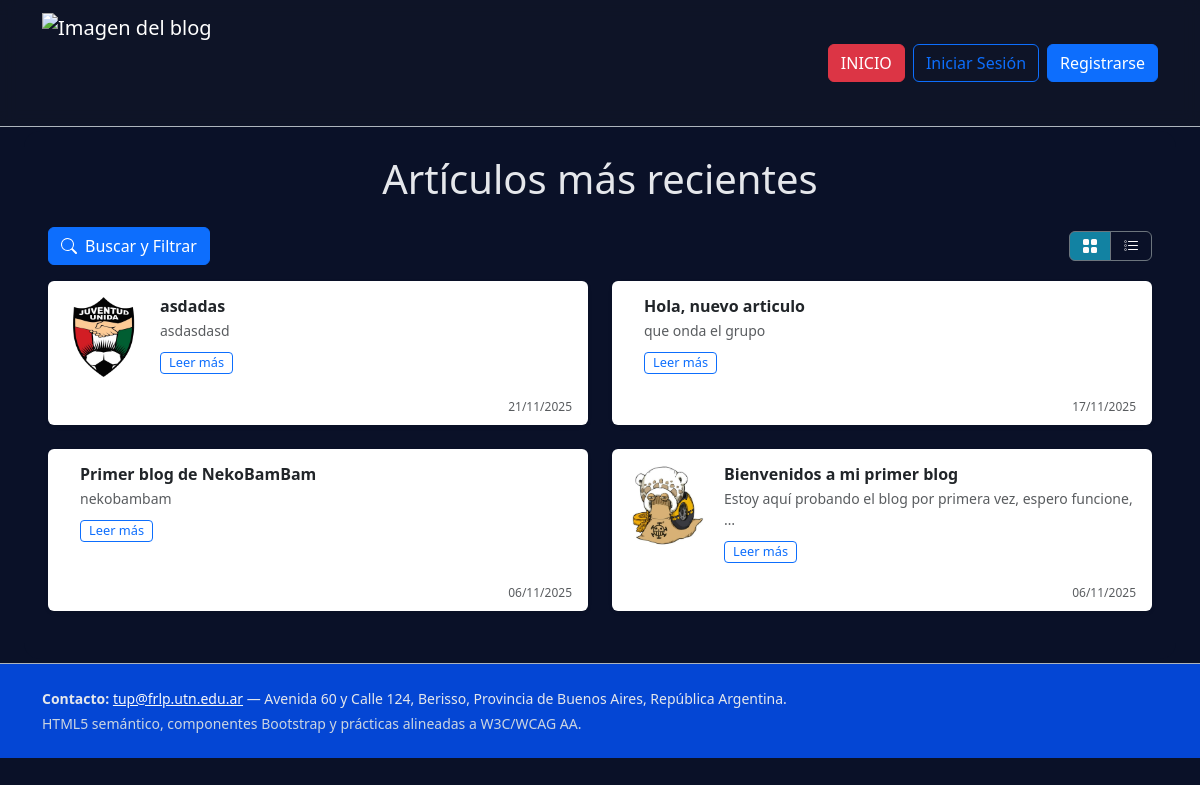
The app's page /, older data.
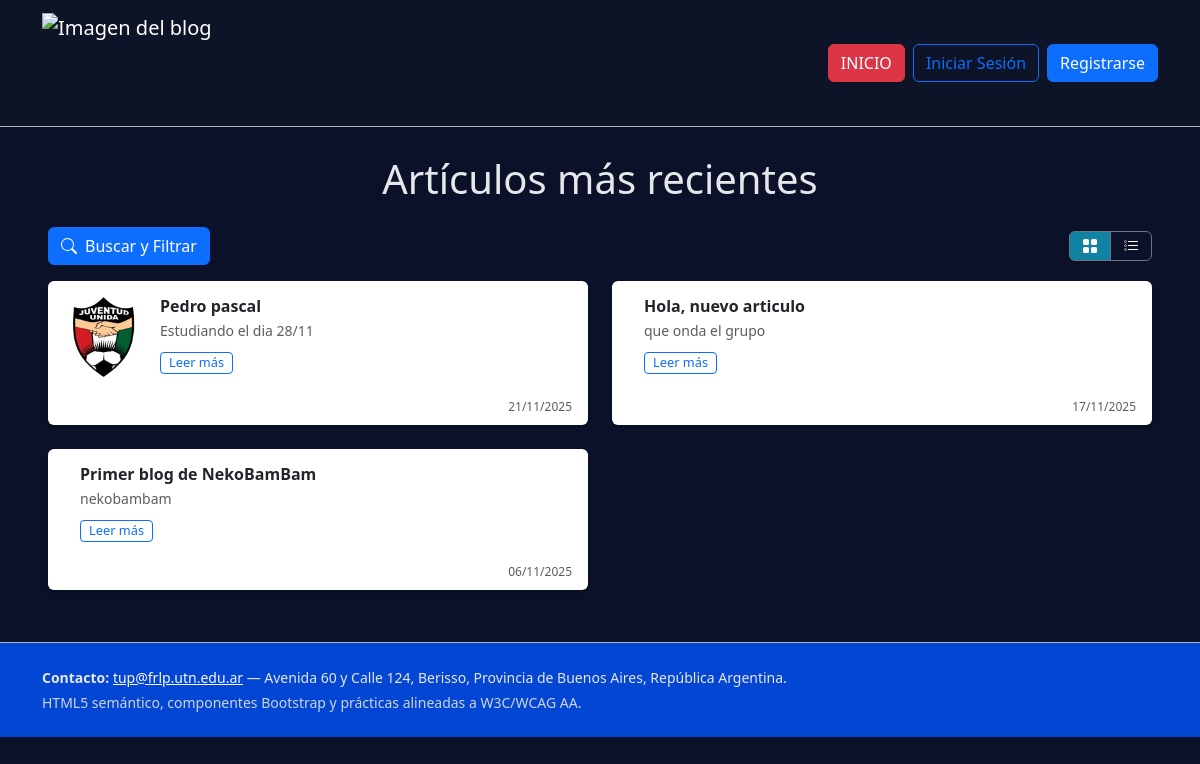
The same page, newer data.
### blog_edicion/models.py (models this page shows, shortened)
class Articulo(models.Model):
    titulo = models.CharField(max_length=200)
    contenido = models.TextField()
    fecha_publicacion = models.DateTimeField(default=timezone.now)
    imagen = models.ImageField(upload_to='articulos/', blank=True, null=True)
    categoria = models.ForeignKey(Categoria, on_delete=models.SET_NULL, null=True, related_name='articulos')
    autor = models.ForeignKey(User, on_delete=models.CASCADE, null=True, blank=True)
    class Meta:
        ordering = ['-fecha_publicacion']

### blog_academico/views.py (the view)
# urls.py: path('', views.home, name='home'),
def home(request):
    articulos = Articulo.objects.all()
    categorias = Categoria.objects.all()
    return render(request, "index.html", {'articulos': articulos, 'categorias': categorias})

### templates/index.html (shortened to what this page needs)
{% extends "base.html" %}
{% block content %}
  <h1 class="text-center mb-4">Artículos más recientes</h1>
  <div class="d-flex justify-content-between align-items-center mb-3">
    <button class="btn btn-primary d-flex align-items-center gap-2" type="button" data-bs-toggle="offcanvas" data-bs-target="#sidebarFiltros" aria-controls="sidebarFiltros">
      Buscar y Filtrar
    </button>
    <div class="d-none d-md-flex btn-group" role="group" aria-label="Modo de vista">
      <button type="button" class="btn btn-outline-secondary active d-flex align-items-center justify-content-center" id="btn-grilla" onclick="cambiarVista('grilla')">
      </button>
      <button type="button" class="btn btn-outline-secondary d-flex align-items-center justify-content-center" id="btn-lista" onclick="cambiarVista('lista')">
      </button>
    </div>
  </div>
  <div class="row">
    {% for articulo in articulos %}
      <div class="articulo-col col-md-6 col-lg-6 mb-4">
        <div class="card h-100 shadow-sm border-0">
          <div class="card-body d-flex align-items-start">
            {% if articulo.imagen %}
              <div class="flex-shrink-0">
                <img src="{{ articulo.imagen.url }}"
                     alt="{{ articulo.titulo }}"
                     class="rounded"
                     style="width: 80px; height: 80px; object-fit: cover;">
              </div>
            {% endif %}
            <div class="flex-grow-1 ms-3">
              <h5 class="card-title h6 fw-bold mb-1">{{ articulo.titulo }}</h5>
              <p class="card-text small text-muted mb-2">
                {{ articulo.contenido|truncatewords:10 }}
              </p>
              <a href="{% url 'blog_edicion:articulo_detalle' pk=articulo.pk %}"
                 class="btn btn-outline-primary btn-sm py-0"
                 style="font-size: 0.8rem;">Leer más</a>
            </div>
          </div>
          <div class="card-footer bg-transparent border-top-0 pt-0 text-end">
             <small class="text-muted" style="font-size: 0.75rem;">
               {{ articulo.fecha_publicacion|date:"d/m/Y" }}
             </small>
          </div>
        </div>
      </div>
    {% empty %}
      <p class="text-center">No hay artículos para mostrar.</p>
    {% endfor %}
  </div>
{% endblock %}

Row changes from the older to the newer data that the page shows:
removed Articulo: imagen (picture), titulo "Bienvenidos a mi primer blog", contenido "Estoy aquí probando el blog por primera vez, espero funcione, …", fecha_publicacion "06/11/2025"
changed Articulo: titulo "asdadas" → "Pedro pascal"; contenido "asdasdasd" → "Estudiando el dia 28/11"
